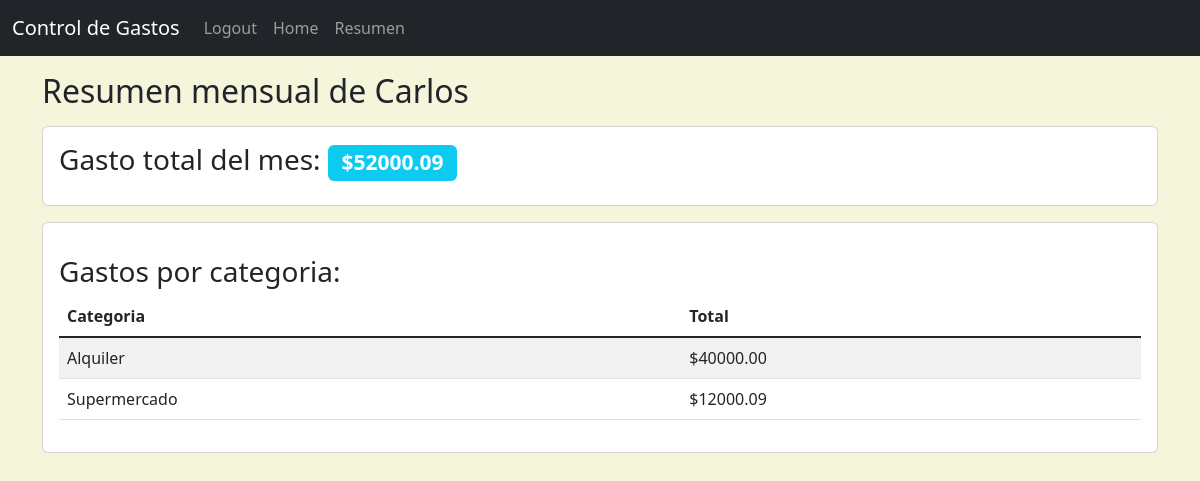
/resumen (signed in), run on the app's committed database.
### website/models.py (models this page shows, shortened)
class User(db.Model, UserMixin):
    id = db.Column(db.Integer, primary_key=True)
    email = db.Column(db.String(150), unique=True)
    password = db.Column(db.String(150))
    first_name = db.Column(db.String(150))
    spents = db.relationship('Spent')

class Category(db.Model):
    id = db.Column(db.Integer, primary_key=True)
    description = db.Column(db.String(100))

### website/views.py (the view)
@views.route('/resumen')
@login_required
def resumen():
    total = db.session.query(func.sum(Spent.amount).label('total')).filter(
        Spent.user_id == current_user.id).first().total
    gastos_categoria = db.session.query(Category.description, func.sum(Spent.amount)).join(
        Category).filter(Spent.user_id == current_user.id).group_by(Category.id).all()
    print(gastos_categoria)
    return render_template('resumen.html', user=current_user, total=total, gastos_categoria=gastos_categoria)

### website/__init__.py (called while the page is built)
def create_app():
    load_dotenv()
    app = Flask(__name__)
    app.config['SECRET_KEY'] = os.getenv("SECRET_KEY")
    app.config['SQLALCHEMY_DATABASE_URI'] = f'sqlite:///{DB_NAME}'
    app.config['SQLALCHEMY_TRACK_MODIFICATIONS'] = False
    db.init_app(app)
    csrf.init_app(app)
    from .views import views
    from .auth import auth
    app.register_blueprint(views, url_prefix='/')
    app.register_blueprint(auth, url_prefix='/')
    from .models import User, Spent, Category
    login_manager = LoginManager()
    login_manager.login_view = 'auth.login'
    login_manager.init_app(app)
    @login_manager.user_loader
    def load_user(id):
        return User.query.get(int(id))
    create_database(app)
    return app

### website/templates/resumen.html (shortened to what this page needs)
{% extends 'base.html' %}
{% block content %}
<h2 class="mt-3 mb-3">Resumen mensual de {{current_user.first_name}}</h2>
<div class="card">
  <div class="card-body">
    <div class="card-title">
      <h3>
        Gasto total del mes:
        <span class="badge bg-info"
          ><strong>${{'%.2f'|format(total)}}</strong></span
        >
      </h3>
    </div>
  </div>
</div>
<div class="card mt-3">
  <div class="card-body">
    <div class="card-title">
      <h3 class="mt-3">Gastos por categoria:</h3>
    </div>
    <table class="table table-striped">
      <thead>
        <tr>
          <th>Categoria</th>
          <th>Total</th>
        </tr>
      </thead>
      <tbody class="table-group-divider">
        {% for gasto in gastos_categoria %}
        <tr>
          <td>{{gasto[0]}}</td>
          <td>{{'$%.2f'|format(gasto[1])}}</td>
        </tr>
        {% endfor %}
      </tbody>
    </table>
  </div>
</div>
{% endblock%}

### data on the page
User: first_name "Carlos"
Category: description "Alquiler", gasto "$40000.00"
Category: description "Supermercado", gasto "$12000.09"

### other printed values
{{ '%.2f'|format(total) }} "52000.09"
